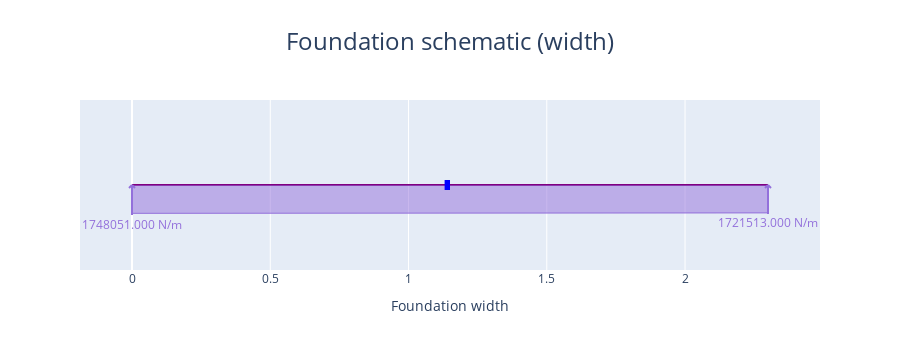

This figure's notebook cell:
### Markdown cell above
#### Plot the foundation loading diagram in y direction

### Code cell
comb_footing_design.plot_foundation_loading_Y()
# This shows the loadings that the foundation is subjected to

### Figure 1 — Plotly figure (JSON) as saved in the notebook; plotly's stock layout.template omitted (floating-point values rounded to 4 significant figures)
{"data": [{"hoverinfo": "skip", "hovertemplate": "%{x} %{meta[0]}", "line": {"color": "purple", "width": 2}, "meta": ["m"], "mode": "lines", "name": "Beam_", "type": "scatter", "x": [0, 2.3], "y": [0, 0]}, {"hoverinfo": "skip", "hovertemplate": "x: %{x:.3f} %{meta[1]}<br>Fixed: %{meta[0]}", "marker": {"color": "blue", "size": 10, "symbol": "triangle-up"}, "meta": ["[1, 1, 1]", "m"], "mode": "markers", "name": "Support", "opacity": 0, "showlegend": false, "type": "scatter", "x": [1.15], "y": [0]}, {"hoverinfo": "skip", "hovertemplate": "x: %{x:.3f} %{meta[1]}<br>Fixed: %{meta[0]}", "marker": {"color": "blue", "size": 10, "symbol": "triangle-up"}, "meta": ["[1, 1, 1]", "m"], "mode": "markers", "name": "Support", "opacity": 0, "showlegend": false, "type": "scatter", "x": [1.145], "y": [0]}, {"fill": "tozeroy", "hoverinfo": "skip", "hovertemplate": "", "line": {"color": "mediumpurple", "width": 1}, "mode": "lines", "name": "Trapezoidal<br>Load", "type": "scatter", "x": [0, 2.3], "y": [-1, -0.9848]}, {"hoverinfo": "skip", "hovertemplate": "x: %{meta[0]:.3f} %{meta[3]}<br>Force: %{meta[1]:.3f} %{meta[4]}        <br>Angle: %{meta[2]:.3f} deg", "marker": {"color": "mediumpurple", "size": 10, "symbol": "triangle-up"}, "meta": [0, 1748051, 90, "m", "N/m"], "mode": "markers", "name": "Distributed<br>Load", "opacity": 0, "showlegend": false, "type": "scatter", "x": [0], "y": [0]}, {"hoverinfo": "skip", "hovertemplate": "x: %{meta[0]:.3f} %{meta[3]}<br>Force: %{meta[1]:.3f} %{meta[4]}        <br>Angle: %{meta[2]:.3f} deg", "marker": {"color": "mediumpurple", "size": 10, "symbol": "triangle-up"}, "meta": [2.3, 1721513, 90, "m", "N/m"], "mode": "markers", "name": "Distributed<br>Load", "opacity": 0, "showlegend": false, "type": "scatter", "x": [2.3], "y": [0]}], "layout": {"annotations": [{"font": {"color": "mediumpurple"}, "showarrow": false, "text": "1748051.000 N/m", "x": 0, "xref": "x", "xshift": 0, "y": 0, "yref": "y", "yshift": -39}, {"font": {"color": "mediumpurple"}, "showarrow": false, "text": "1721513.000 N/m", "x": 2.3, "xref": "x", "xshift": 0, "y": 0, "yref": "y", "yshift": -37.7}], "height": 350, "hovermode": "x", "shapes": [{"fillcolor": "blue", "line": {"color": "blue", "width": 4}, "type": "rect", "x0": -2, "x1": -2, "xanchor": 1.15, "xref": "x", "xsizemode": "pixel", "y0": -5, "y1": 5, "yanchor": 0, "yref": "y", "ysizemode": "pixel"}, {"fillcolor": "blue", "line": {"color": "blue", "width": 4}, "type": "rect", "x0": -2, "x1": -2, "xanchor": 1.145, "xref": "x", "xsizemode": "pixel", "y0": -5, "y1": 5, "yanchor": 0, "yref": "y", "ysizemode": "pixel"}, {"line": {"color": "mediumpurple", "width": 2}, "type": "line", "x0": 0, "x1": 3, "xanchor": 0, "xref": "x", "xsizemode": "pixel", "y0": 0, "y1": -3, "yanchor": 0, "yref": "y", "ysizemode": "pixel"}, {"line": {"color": "mediumpurple", "width": 2}, "type": "line", "x0": 0, "x1": -3, "xanchor": 0, "xref": "x", "xsizemode": "pixel", "y0": 0, "y1": -3, "yanchor": 0, "yref": "y", "ysizemode": "pixel"}, {"line": {"color": "mediumpurple", "width": 2}, "type": "line", "x0": 0, "x1": 0, "xanchor": 0, "xref": "x", "xsizemode": "pixel", "y0": 0, "y1": -30, "yanchor": 0, "yref": "y", "ysizemode": "pixel"}, {"line": {"color": "mediumpurple", "width": 2}, "type": "line", "x0": 0, "x1": 3, "xanchor": 2.3, "xref": "x", "xsizemode": "pixel", "y0": 0, "y1": -3, "yanchor": 0, "yref": "y", "ysizemode": "pixel"}, {"line": {"color": "mediumpurple", "width": 2}, "type": "line", "x0": 0, "x1": -3, "xanchor": 2.3, "xref": "x", "xsizemode": "pixel", "y0": 0, "y1": -3, "yanchor": 0, "yref": "y", "ysizemode": "pixel"}, {"line": {"color": "mediumpurple", "width": 2}, "type": "line", "x0": 0, "x1": 0, "xanchor": 2.3, "xref": "x", "xsizemode": "pixel", "y0": 0, "y1": -29, "yanchor": 0, "yref": "y", "ysizemode": "pixel"}], "showlegend": false, "title": {"font": {"size": 24}, "text": "Foundation schematic (width)", "x": 0.5}, "xaxis": {"title": {"text": "Foundation width"}}, "yaxis": {"fixedrange": true, "range": [-3, 3], "visible": false}}}
